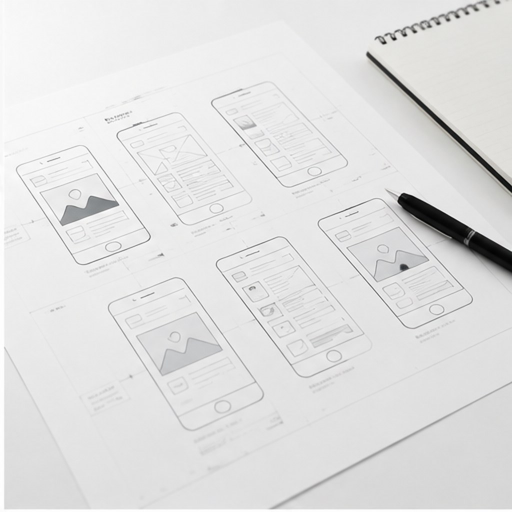
#> input picture src/assets/images/03_wireframe_sketch.jpg, 1024 x 1024 px, given in place of 04_code_editor.jpg.jpg, which was not available (shown at 1/2 size)
$ python make_pics.py ../../src/assets/images/03_wireframe_sketch.jpg ../../src/assets/images/04_code_editor.jpg ../../src/assets/images/04_code_editor.jpg ../../src/assets/images/04_code_editor.jpg ../../src/assets/images/04_code_editor.jpg ../../src/assets/images/04_code_editor.jpg
#> lines starting #> are read from the running program, lines starting #| are printed output that depends on the picture; after the words box and inside, x2 and y2 are one past the last pixel; in counts of white or black regions, pixels touching at a corner belong together
# 찍어 둔 화면으로 올릴 사진 묶음을 만든다: ref-sites/_joongna_posts/<코드_이름>/pics/ 에 올릴 순서대로 번호, 마지막 한 장은 폰 세 장 나란히(글자 없이 실제 화면만)
#   python make_pics.py <날짜 MMDD> <폴더> <코드_이름> <이름,이름,...(9장)> <폰,폰,폰> [배경으로 흐릴 이름=index_0]
import shutil, sys
from pathlib import Path
from PIL import Image, ImageDraw, ImageFilter
sys.stdout.reconfigure(encoding="utf-8")

day, slug, code = sys.argv[1:4]
order, mobile = sys.argv[4].split(","), sys.argv[5].split(",")
bgname = sys.argv[6] if len(sys.argv) > 6 else "index_0"
SH = Path(r"C:\web-project\ref-sites\_biz_posts") / ("_shots_" + day) / slug
P = Path(r"C:\web-project\ref-sites\_joongna_posts") / code / "pics"


def three():
    W, H, ph = 2460, 1845, 1600
    bg = Image.open(SH / (bgname + ".jpg")).convert("RGB").resize((W, H)).filter(ImageFilter.GaussianBlur(40))
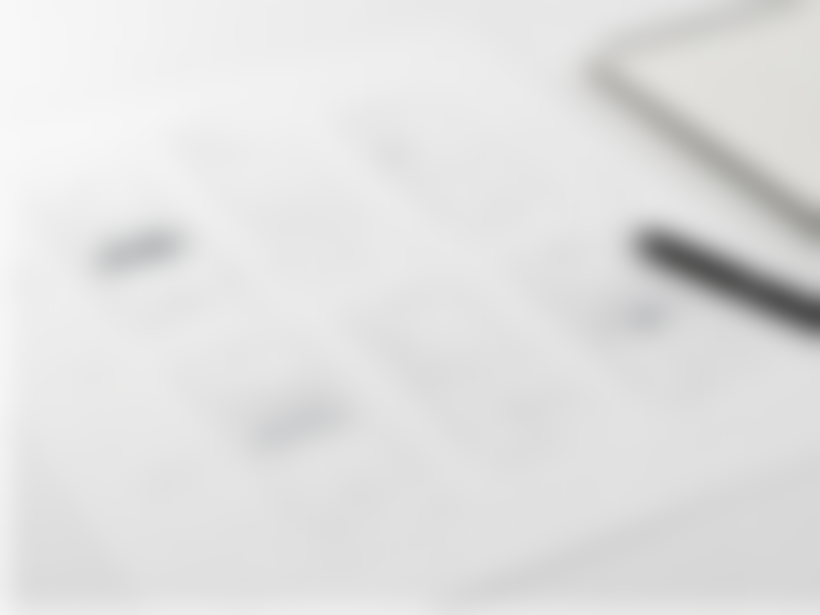
#> bg: PIL image 2460x1845 RGB (shown at 1/3 size); mean R, G, B 224.6, 224.6, 224.3
    bg = Image.blend(bg, Image.new("RGB", (W, H), (232, 238, 248)), 0.45)
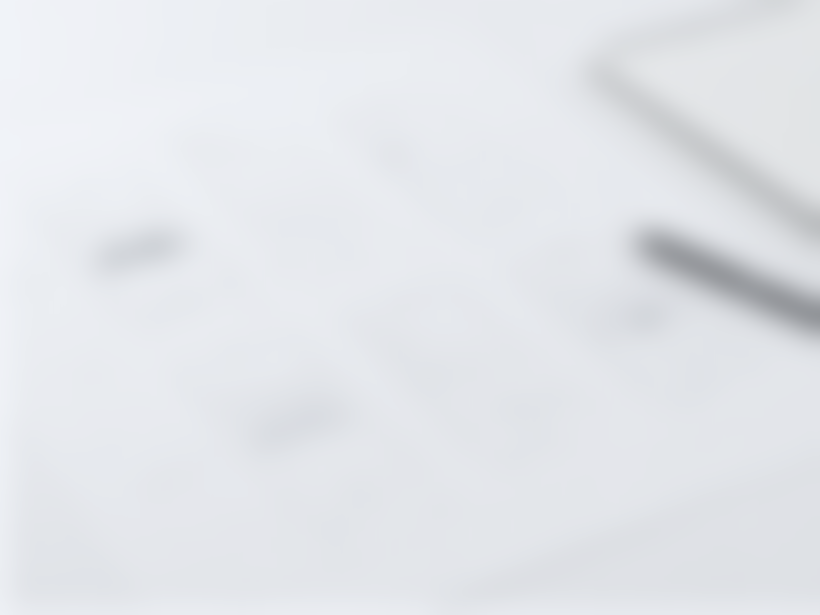
#> bg: PIL image 2460x1845 RGB (shown at 1/3 size); mean R, G, B 227.5, 230.1, 234.5
    ims = []
    for n in mobile:
        im = Image.open(SH / (n + ".jpg")).convert("RGB")
#> im is the input picture: PIL image 1024x1024 RGB; mean R, G, B 224.4, 224.4, 224.1
        ims.append(im.resize((round(im.width * ph / im.height), ph), Image.LANCZOS))
    gap = 70
    x = (W - sum(i.width for i in ims) - gap * 2) // 2
#> x = 360
    for im in ims:
        pw, y = im.width, (H - ph) // 2
        sh = Image.new("L", (W, H), 0); ImageDraw.Draw(sh).rounded_rectangle((x + 14, y + 22, x + pw + 14, y + ph + 22), 48, fill=110)
        bg.paste((20, 28, 52), (0, 0), sh.filter(ImageFilter.GaussianBlur(18)))
        m = Image.new("L", (pw, ph), 0); ImageDraw.Draw(m).rounded_rectangle((0, 0, pw - 1, ph - 1), 44, fill=255)
        bg.paste(im, (x, y), m)
        ImageDraw.Draw(bg).rounded_rectangle((x, y, x + pw - 1, y + ph - 1), 44, outline=(29, 36, 54), width=5)
        x += pw + gap
#> this loop made 1 pass
#> (pw, y, x) on pass 1: (1600, 122, 2030)
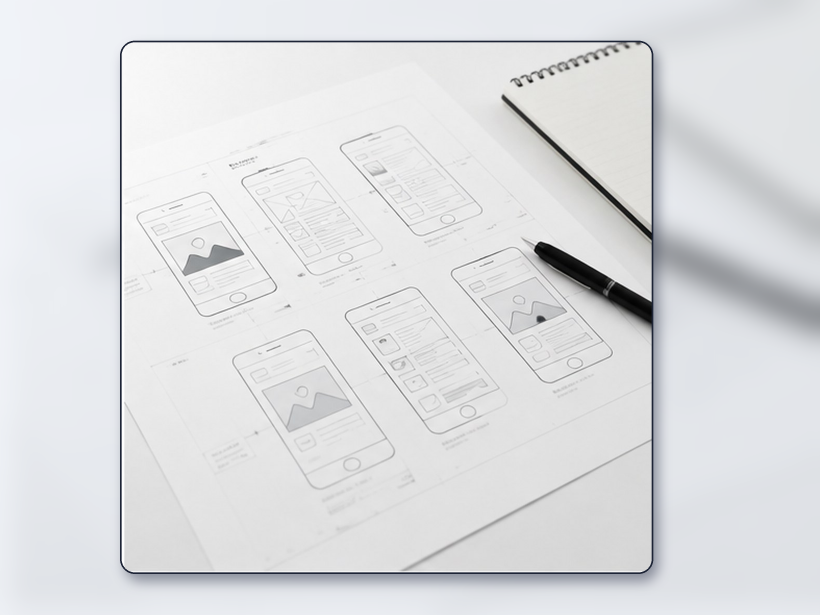
#> bg: PIL image 2460x1845 RGB (shown at 1/3 size); mean R, G, B 222.1, 223.3, 225.2
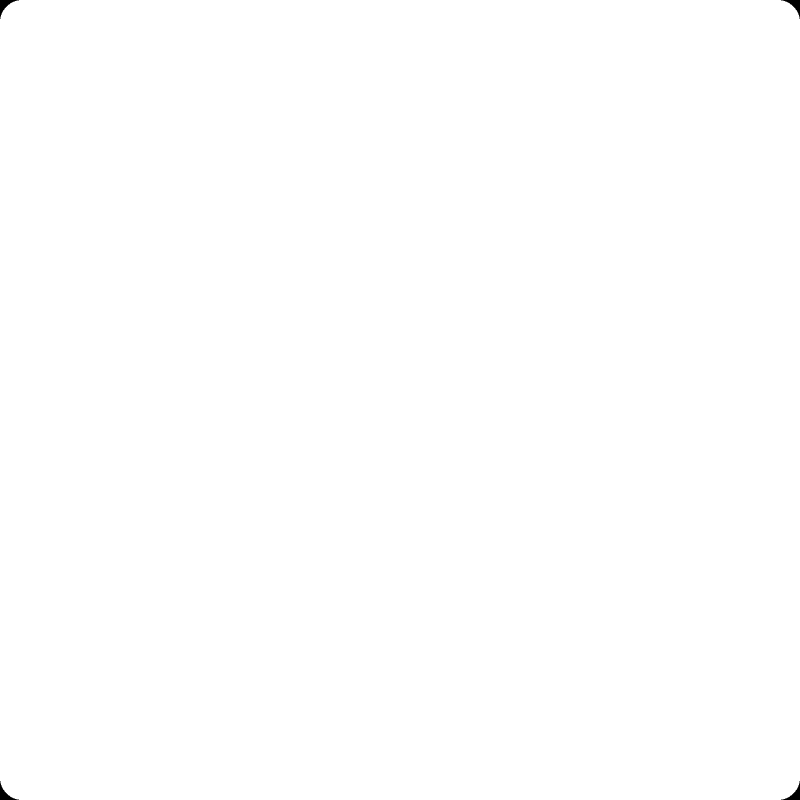
#> m: PIL image 1600x1600 L (shown at 1/2 size); 99.9% white; 4 black regions, box (x1, y1, x2, y2) and area: (0, 0, 38, 38) 427, (1562, 0, 1600, 38) 427, (0, 1562, 38, 1600) 427, (1562, 1562, 1600, 1600) 427
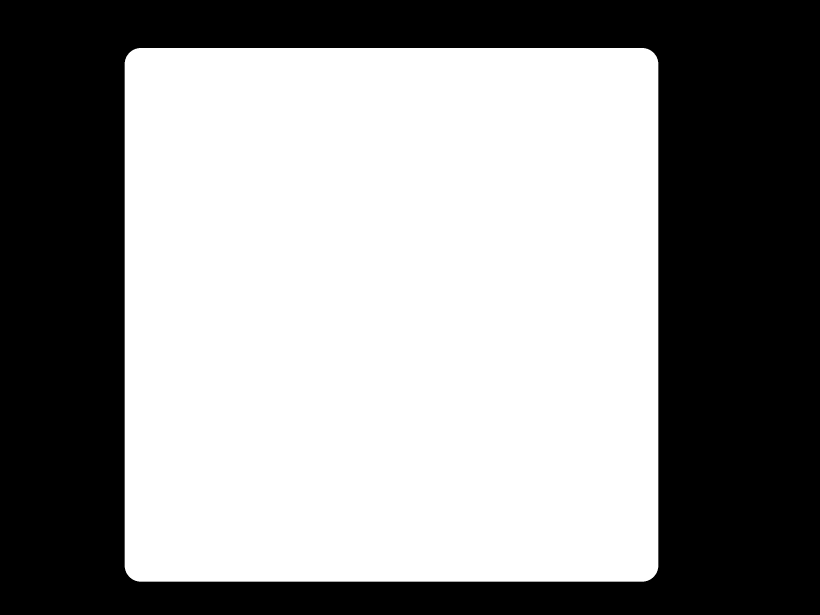
#> sh: PIL image 2460x1845 L (shown at 1/3 size); values 0 (black) and 110 (white), 56.4% white; 1 black region, box (x1, y1, x2, y2) and area: (0, 0, 2460, 1845) 1977531
#> after the loop, x = 2030
    return bg


if P.exists():
    shutil.rmtree(P)
P.mkdir(parents=True)
for i, n in enumerate(order, 1):
    Image.open(SH / (n + ".jpg")).convert("RGB").save(P / ("%02d_%s.jpg" % (i, n)), quality=90)
three().save(P / ("%02d_mo_three.jpg" % (len(order) + 1)), quality=90)
print(code, len(list(P.glob("*.jpg"))), "장 →", P)
